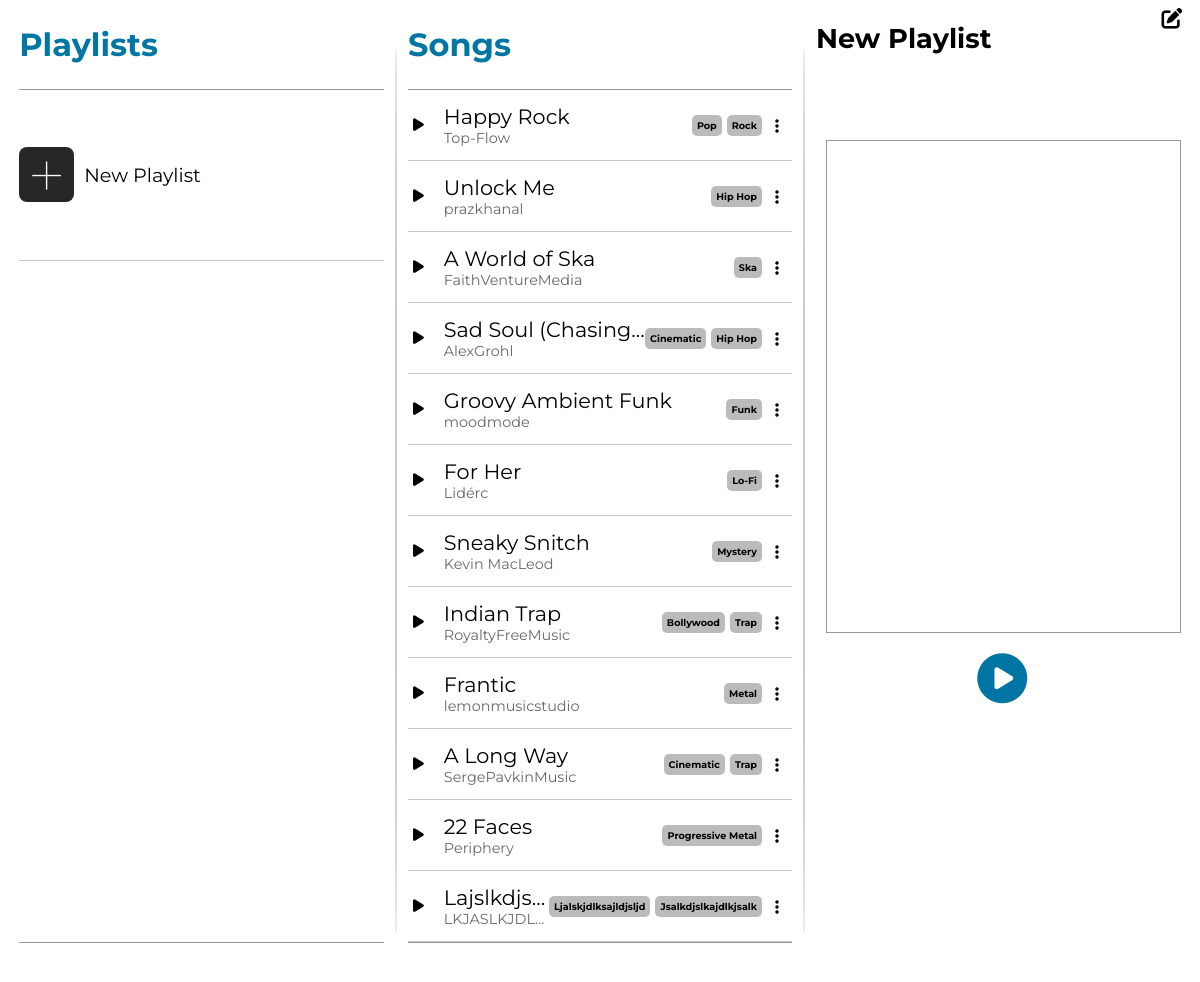
/iframetest/76/, run on the app's committed database.
### app/models.py (models this page shows, shortened)
class Song(models.Model):
    title = models.CharField(max_length=35)
    song_file = models.FileField(upload_to='')
    artist = models.ManyToManyField(Artist) # type: ignore
    genre = models.ManyToManyField(Genre) # type: ignore

class Artist(models.Model):
    name = models.CharField(max_length=30)
    def __str__(self):
        return self.name

class Genre(models.Model):
    name = models.CharField(max_length=20)

class Playlist(models.Model):
    name = models.CharField(max_length=30)
    songs = models.ManyToManyField(Song) # type: ignore
    description = models.CharField(max_length=150, null=True, blank=True)
    created_by = models.ForeignKey(User, on_delete=models.CASCADE)

### app/views.py (the view, shortened to what this page needs)
# urls.py: path('iframetest/<str:playlistID>/', home_frame, name='ift'),
def home_frame(req: HttpRequest, playlistID:str) -> HttpResponse:
    songs = Song.objects.all()
    songForm = AddSongForm()
    playlistForm = None
    playlists = None
    if req.user.is_authenticated:
        playlistForm = NewPlaylistForm()
        playlists = req.user.playlist_set.all() # type: ignore
    try:
        playlistInfo = Playlist.objects.get(pk=playlistID)
    except:
        playlistInfo = None
    context = {'songs': songs, 'playlistForm': playlistForm, 'songForm': songForm, 'playlists': playlists, 'playlistInfo': playlistInfo} # type: ignore
    return render(req, 'add-playlist.html', context) # type: ignore

### app/templates/add-playlist.html (shortened to what this page needs)
{% extends "homepageiframe.html" %}

### app/templates/homepageiframe.html (shortened to what this page needs)
{% load static %}
<!DOCTYPE html>
<html lang="en">
    <head>
        <link rel="stylesheet" href="{% static "styles.css" %}">
    </head>
    <body>
        <div id='user-interface-wrapper'>
            <div class="ui-container">
                <div id="playlistOverallContainer">
                    <div id="playlistcontainerHeader">
                        <h1>Playlists</h1>
                    </div>
                    <div id='playlists-container'>
                        <div id='gridifier'>
                            <div class='playlist-wrapper'>
                                <div id="new-playlist" class='playlist-button'>
                                    <div class='playlist-icon-wrapper'>
                                        <div id='new-playlist-icon'>+</div>
                                    </div>
                                    <div class='playlist-text-wrapper'>
                                        <p class='playlist-text'>New Playlist</p>
                                    </div>
                                </div>
                            </div>
                            <button id="playlistBtn"></button>
                        </div>
                    </div>
                    <div id='playlistcontFooter'>
                    </div>
                </div>
                <div class='br'></div>
                <div class='songsOverallContainer' style="{% if playlistInfo %}width: 32%{% else %}width: 64%; margin-right: 2.5%{% endif %}">
                    <div id='songsContainerHeader'>
                        <h1>Songs</h1>
                    </div>
                    <div id='songs-container'>
                        {% for song in songs %}
                        <div class="song-wrapper">
                            <div class='songMetaBtn'>
                                <i class="songPlayBtn fa-solid fa-play"><song class="{% for artist in song.artist.all %}{{artist}}{% endfor %}" title={{song.song_file.url}} style='display: none'>{{song.title}}</song></i>
                                <div class='songTitleArtist'>
                                    <div class='songObject songTitle' title={{song.song_file.url}}>{{song.title}}</div>
                                    <div class='songArtist'>{% for artist in song.artist.all %}<span class='artistSpan'>{{artist.name}}</span>{% endfor %}</div>
                                </div>
                            </div>
                            <div class='songGenrePlaylistBtn'>
                                <div class='songGenres'>{% for genre in song.genre.all %}<span class='genreTag'>{{genre.name}}</span>{% endfor %}</div>
                                <div class='ellipsis-box'><i class="fa-solid fa-ellipsis-vertical"></i></div>
                            </div>
                        </div>
                        {% endfor %}
                    </div>
                    <div id='songsContainerFooter'></div>
                </div>
                {% if playlistInfo %}
                <div class='br'></div>
                <div id='playlist-view-container'>
                    <div id="playlistViewHeader" class='playlistViewHeaderForm'>
                        <i id='updateBtn' class="fa-solid fa-pen-to-square"></i>
                        <h1 id='playlistViewTitle'>{{playlistInfo.name}}</h1>
                    </div>
                    <div id='playlistViewSongContainer'>
                    </div>
                    <div id='playlistPlayBtnWrap'>
                        <i class="fa-solid fa-circle-play" id='playlistPlayBtn'>
                        </i>
                    </div>
                </div>
                {% endif %}
            </div>
        </div>
    </body>
</html>

### app/static/styles.css (style rules this page uses)
* { padding: 0; margin: 0; font-family: Montserrat; }
#user-interface-wrapper { width: 100vw; height: 100vh; display: flex; flex-direction: column; }
.ui-container { display: flex; width: 100%; height: 100%; justify-content: space-between; }
#playlistOverallContainer { width: 32%; }
#playlistcontainerHeader { display: flex; align-items: center; height: 89px; margin-left: 5%; border-bottom: 1px solid #999999; }
#songsContainerHeader { display: flex; align-items: center; height: 89px; border-bottom: 1px solid #999999; }
#songsContainerHeader h1 { color: #0076a4; font-weight: bold; }
#playlistcontainerHeader h1 { color: #0076a4; font-weight: bold; }
#playlistcontFooter { margin-left: 5%; height: 29px; border-top: 1px solid #999999; }
#songsContainerFooter { height: 29px; border-top: 1px solid #999999; }
#playlists-container { height: calc(100% - 130px); width: 100%; overflow-y: scroll; scrollbar-width: none; }
#songs-container { height: calc(100% - 130px); overflow-y: scroll; scrollbar-width: none; }
.br { width: 2px; height: 90%; margin-top: auto; margin-bottom: auto; background-color: rgb(202, 202, 202); border-radius: 40%; }
#playlist-view-container { height: 100%; width: 32%; font-family: sans-serif; font-family: Montserrat; }
.playlist-button { margin-left: 5%; width: 95%; height: 100%; display: flex; border-bottom: 1px solid #c7c7c7; }
.playlist-icon-wrapper { display: flex; align-items: center; justify-content: center; }
#new-playlist-icon { display: flex; height: 55px; width: 55px; background-color: rgb(39, 39, 39); border-radius: 8px; color: white; justify-content: center; align-items: center; font-size: 70px; font-weight: 100; font-family: Montserrat; }
.playlist-text-wrapper { display: flex; flex-direction: column; justify-content: center; padding-left: 10px; font-family: sans-serif; }
.playlist-text { font-size: 1.2em; overflow: hidden; word-break: break-word; }
.playlist-wrapper { width: 100%; display: flex; align-items: center; justify-content: center; }
.playlistBtn, #playlistBtn { display: flex; justify-self: center; align-self: center; background: transparent; justify-content: space-between; align-items: center; border: transparent; width: 97%; margin-left: 3%; height: 100%; transition: .3s; }
.gridifier, #gridifier { display: grid; height: 20%; min-height: 70px; }
.playlist-wrapper, .playlistBtn, #playlistBtn { grid-column: 1; grid-row: 1; }
#playlistBtn { z-index: 2; }
.song-wrapper { height: 60px; border-bottom: 1px solid #c7c7c7; display: flex; align-items: center; justify-content: space-between; font-family: sans-serif; padding: 5px; }
.songTitleArtist { overflow: hidden; text-overflow: ellipsis; max-width: 100%; text-wrap: nowrap; }
.songTitle { font-size: 1.3em; overflow: hidden; text-overflow: ellipsis; max-width: 100%; }
.artistSpan { color: rgb(104, 104, 104); font-size: .9em; overflow: hidden; text-overflow: ellipsis; display: block; }
.songMetaBtn { display: flex; gap: 20px; align-items: center; overflow: hidden; text-overflow: ellipsis; max-width: 100%; }
.songPlayBtn { font-size: .9em; transition: .3s }
.songGenrePlaylistBtn { display: flex; align-items: center; }
.songGenres { display: flex; gap: 5px; max-height: 23px; margin-right: 5px; }
.genreTag { background-color: #bbbbbb; border-radius: 5px; padding: 5px; font-size: .6em; font-weight: bolder; text-wrap: nowrap; }
.ellipsis-box { display: flex; height: 20px; width: 20px; border:transparent; border-radius: 50%; justify-content: center; align-items: center; position: relative; transition: .3s; }
.fa-ellipsis-vertical { margin-top: 1.5px; }
.playlistViewHeaderForm { height: 130px; }
#updateBtn { text-align: right; position: relative; right: -90%; top: 8px; font-size: 1.3em; transition: .3s; }
#playlistViewSongContainer { border: 1px solid #999999; margin: 10px 5% 10px 10px; height: 50%; overflow-y: scroll; position: relative; }
#playlistPlayBtnWrap { display: flex; height: 70px; font-size: 50px; width: 97%; justify-content: center; align-items: center; position: relative; }
.fa-circle-play { border-radius: 100%; color: #0074a2; transition: .3s; }
#playlistViewTitle { font-size: 1.7em; overflow: hidden; text-overflow: ellipsis; }

### data on the page
Song: title "Happy Rock"
Artist: name "Top-Flow"
Genre: name "Pop"
Genre: name "Rock"
Song: title "Unlock Me"
Artist: name "prazkhanal"
Genre: name "Hip Hop"
Song: title "A World of Ska"
Artist: name "FaithVentureMedia"
Genre: name "Ska"
Song: title "Sad Soul (Chasing…"
Artist: name "AlexGrohl"
Genre: name "Cinematic"
Song: title "Groovy Ambient Funk"
Artist: name "moodmode"
Genre: name "Funk"
Song: title "For Her"
Artist: name "Lidérc"
Genre: name "Lo-Fi"
Song: title "Sneaky Snitch"
Artist: name "Kevin MacLeod"
Genre: name "Mystery"
Song: title "Indian Trap"
Artist: name "RoyaltyFreeMusic"
Genre: name "Bollywood"
Genre: name "Trap"
Song: title "Frantic"
Artist: name "lemonmusicstudio"
Genre: name "Metal"
Song: title "A Long Way"
Artist: name "SergePavkinMusic"
Song: title "22 Faces"
Artist: name "Periphery"
Genre: name "Progressive Metal"
Song: title "Lajslkdjs…"
Artist: name "LKJASLKJDL…"
Genre: name "Ljalskjdlksajldjsljd"
Genre: name "Jsalkdjslkajdlkjsalk"
Playlist: name "New Playlist"
